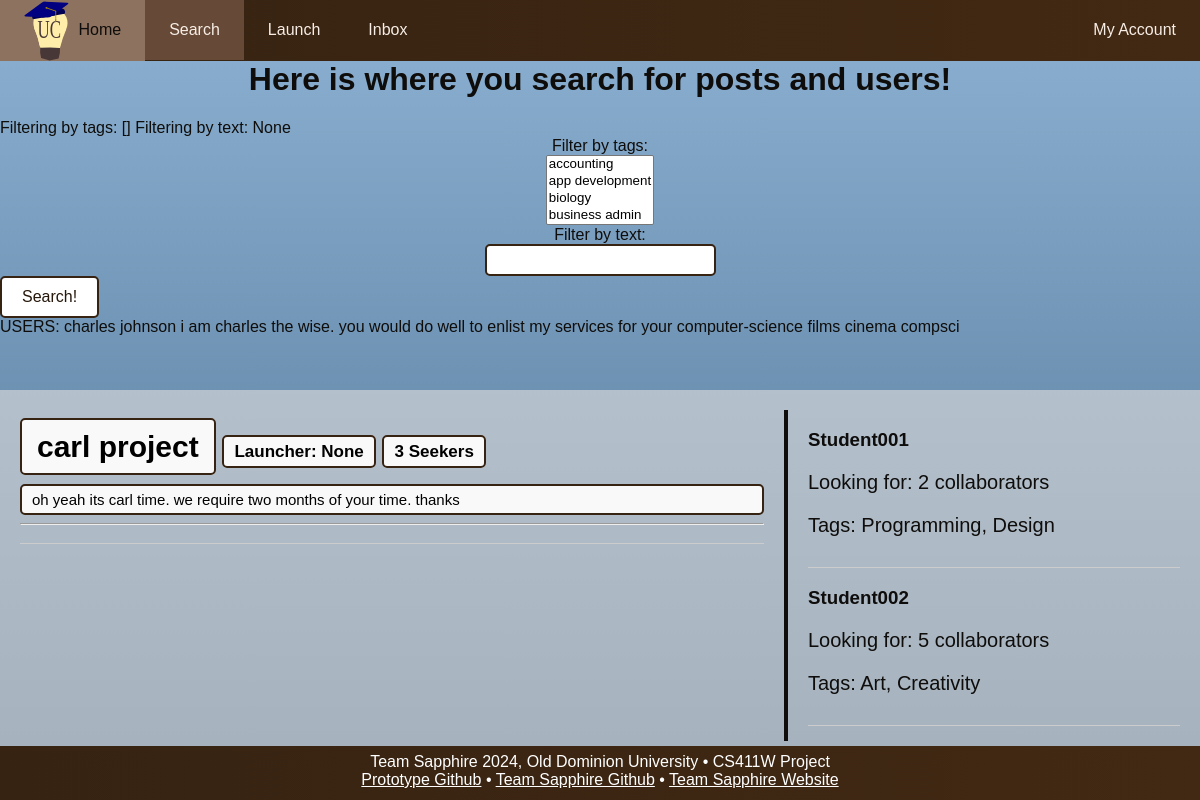
/search/, run on an earlier commit of the app's database.
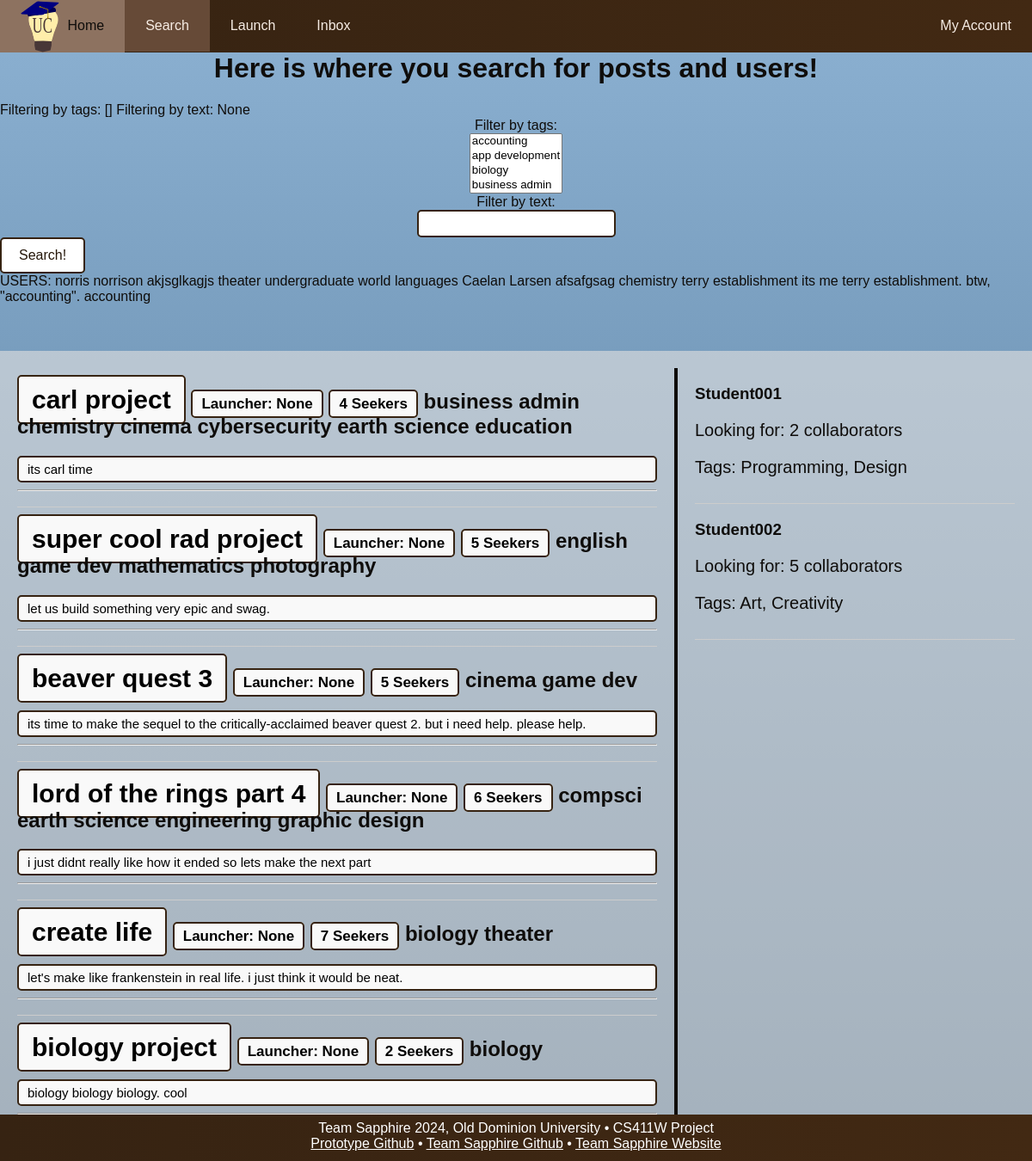
And on a later commit of the database.
### database/models.py (models this page shows, shortened)
class User(
    models.Model
):  # made this singular because one object does not contain multiple users.
    school_email = models.EmailField()
    password = models.CharField(
        max_length=60
    )  # with authentification does uconnect need to store this??
    first_name = models.CharField(max_length=50, default="First name")
    last_name = models.CharField(max_length=50, default="Last name")
    biography = models.CharField(
        max_length=1000,
        default="This user has thus far opted to maintain an air of mystery.",
    )
    tags = models.ManyToManyField(Tag, max_length=6)

class Tag(
    models.Model
):  # Changed to just "Tag" since it seems we're using a single tag pool for posts/users
    name = models.CharField(max_length=15)
    def __str__(self):
        return self.name

class UserPost(models.Model):  # made this sinfular
    project_name = models.CharField(max_length=30)
    num_required = models.IntegerField()
    project_length = models.IntegerField(default=6) # expected length of the project in months (added for parity with CreatePost form)
    post_body = models.CharField(max_length=4096, default="No post body.")
    author = models.ForeignKey(User, on_delete=models.CASCADE, null=True)
    recency_score = models.IntegerField(default=0)
    publish_datetime = models.DateTimeField(default=timezone.now(), null=True)
    tags = models.ManyToManyField(Tag, max_length=6)

### database/views.py (the view, shortened to what this page needs)
# urls.py: path('search/', views.search, name="search"),
def search(request):
    if request.method == "POST":
        form = FilterForm(request.POST)
        if form.is_valid():
            redirect_path = "../search?"
            selected_tags = form.cleaned_data['tags']
            search_substring = form.cleaned_data['keywords']
            if selected_tags:
                redirect_path += "tags=" # TODO: Doesn't properly handle multiple tags
                redirect_path += selected_tags[0].name
                for tag in selected_tags[1:]:
                    redirect_path += '&tags=' + tag.name
                if search_substring:
                    redirect_path += "&"
            if search_substring:
                redirect_path += "text=" + search_substring
            return HttpResponseRedirect(redirect_path)
    else:
        form = FilterForm()
        tags = request.GET.getlist('tags')
        text = request.GET.get('text')
        posts = UserPost.objects.all()
        users = User.objects.all()
        if text:
            start_posts = posts
            start_users = users
            posts = [p for p in start_posts if text in p.post_body]
            users = [u for u in start_users if text in u.biography]
    return render(request, 'database/pages/search.html', {'form': form, 'posts': posts, 'users': users, 'filter_tags': tags, 'filter_text': text})

### database/forms.py
class FilterForm(ModelForm):
    tags = forms.ModelMultipleChoiceField(label="Filter by tags:", queryset = Tag.objects.all(), required=False)
    keywords = forms.CharField(label="Filter by text:", required=False)
    class Meta:
        model = Tag
        fields = ['tags', 'keywords']

### database/templates/database/pages/search.html (shortened to what this page needs)
{% load static %}
<!DOCTYPE html>
<head>
  <link rel="stylesheet" href="{% static '/css/style.css' %}">
</head>
<header>
	<nav><div id="navbar">
			<ul>
				<li><a href="/home"><img src="{% static '/images/logo.svg' %}" alt="logo">Home</a></li>
        <li class="active"><a href="/search">Search</a></li>
				<li><a href="/launch">Launch</a></li>
				<li><a href="/inbox">Inbox</a></li>
        <li style="float:right"><a href="/account">My Account</a></li>
			</ul>
	</div></nav>
        <body>
            <br>
            <h1 style="text-align:center;">Here is where you search for posts and users!</h1>
            <body> Filtering by tags: {{ filter_tags }} </body>
            <body> Filtering by text: {{ filter_text }} </body>
            <tr>
              <form method="post">
                {% for field in form %}
                    <div class="fieldWrapper" style="text-align: center;">
                        {{ field.label_tag }} <br> {{ field }}
                    </div>
                    {% endfor %}
                    <input type = "submit" value="Search!">
                </form>
                <th>USERS:</th>
            </tr>
            {% for user in users %}
            <tr>
                <td>{{ user.first_name }}</td>
                <td>{{ user.last_name }}</td>
                <td>{{ user.biography }}</td>
                {% for tag in user.tags.all %}
                  <td>{{ tag.name }}</td>
                {% endfor %}
            </tr>
            {% endfor %}
            <br><br>
              <br><br>
              <div class="scrollable-container">
                <div class="posts-section">
                {% for post in posts %}
                <div class="post">
                <h2>
                <span class="project-name">{{ post.project_name }}</span>
                <span class="post-author">Launcher: {{ post.author }}</span>
                <span class="num-required">{{ post.num_required }} Seekers</span>
                {% for tag in post.tags.all %}
                  <td>{{ tag.name }}</td>
                {% endfor %}
                </h2>
              <div class="post-class">
              {{ post.post_body }}
              </div>
               <hr>
                </div>
             {% endfor %}
            </div>
            <div class="divider"></div>
                <div class="users-section">
                    <div class="user">
                        <h3>Student001</h3>
                        <p>Looking for: 2 collaborators</p>
                        <p>Tags: Programming, Design</p>
                    </div>
                    <div class="user">
                        <h3>Student002</h3>
                        <p>Looking for: 5 collaborators</p>
                        <p>Tags: Art, Creativity</p>
                    </div>
            </div>
          </div>
            </body>
    <nav><div id="footer">
            Team Sapphire 2024, Old Dominion University • CS411W Project<br>
            <a href="https://github.com/zwasique/F24-Sapphire/tree/main">Prototype Github</a> •
            <a href="https://github.com/clars002/411-UConnect-website">Team Sapphire Github</a> •
            <a href="https://clars002.github.io/411-UConnect-website/">Team Sapphire Website</a>
    </div></nav>
</header>

What changed in the data, as far as the page shows it:
changed User: gains Tag (name "undergraduate"); gains Tag (name "world languages"); first_name "charles" → "norris"; last_name "johnson" → "norrison"; biography "i am charles the wise. you would do well to enlist my services for your computer-science films" → "akjsglkagjs"; loses Tag (name "cinema"); loses Tag (name "compsci")
now on this page (row unchanged): Tag: name "theater"
added User: first_name "Caelan", last_name "Larsen", biography "afsafgsag"
now on this page (row unchanged): Tag: name "chemistry"
added User: first_name "terry", last_name "establishment", biography "its me terry establishment. btw, \"accounting\"."
now on this page (row unchanged): Tag: name "accounting", shown under "terry"
changed UserPost "carl project": gains Tag (name "business admin"); gains Tag (name "cybersecurity"); gains Tag (name "education"); num_required "3" → "4"; gains Tag (name "cinema"); post_body "oh yeah its carl time. we require two months of your time. thanks" → "its carl time"
now on this page (row unchanged): Tag: name "earth science"
added UserPost: project_name "super cool rad project", author "None", num_required "5", post_body "let us build something very epic and swag."
now on this page (row unchanged): Tag: name "english", shown under "super cool rad project"
now on this page (row unchanged): Tag: name "game dev"
now on this page (row unchanged): Tag: name "mathematics", shown under "super cool rad project"
now on this page (row unchanged): Tag: name "photography", shown under "super cool rad project"
added UserPost: project_name "beaver quest 3", author "None", num_required "5", post_body "its time to make the sequel to the critically-acclaimed beaver quest 2. but i need help. please help.", Tag (name "cinema")
added UserPost: project_name "lord of the rings part 4", author "None", num_required "6", post_body "i just didnt really like how it ended so lets make the next part", Tag (name "compsci")
now on this page (row unchanged): Tag: name "engineering", shown under "lord of the rings part 4"
now on this page (row unchanged): Tag: name "graphic design", shown under "lord of the rings part 4"
added UserPost: project_name "create life", author "None", num_required "7", post_body "let's make like frankenstein in real life. i just think it would be neat."
now on this page (row unchanged): Tag: name "biology"
added UserPost: project_name "biology project", author "None", num_required "2", post_body "biology biology biology. cool"
